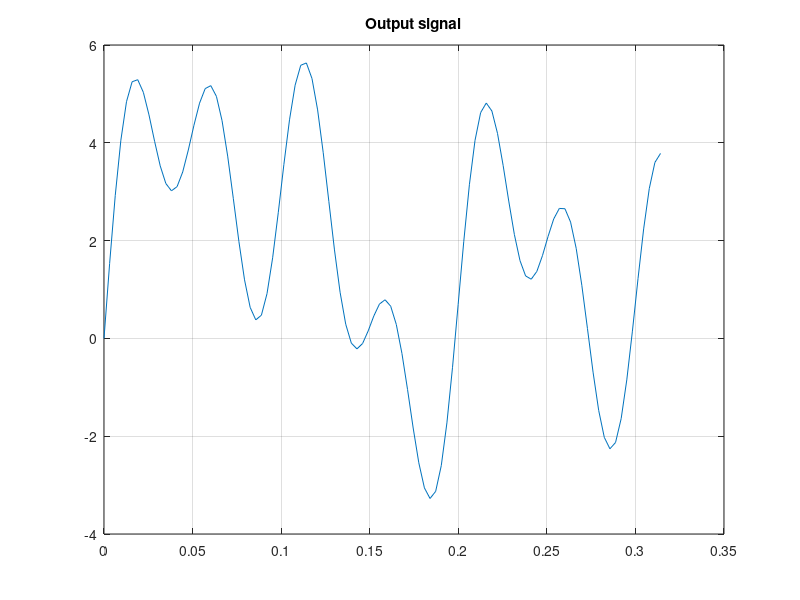

Here is the MATLAB script that generated this plot:
close all
clearvars

A = 2;                        % Amplitude          
t = linspace(0, 2*pi)/20;     % Time -> 0 - 2*pi

freq1 = 1;
x1 = A*sin(freq1*t*2*pi);

freq2 = 3;
x2 = A*sin(freq2*t*2*pi);

freq3 = 5;
x3 = A*sin(freq3*t*2*pi);

freq4 = 10;
x4 = A*sin(freq4*t*2*pi);

freq5 = 20;
x5 = A*sin(freq5*t*2*pi);

xres = x1 + x2 + x3 + x4 + x5;

plot(t,xres)
grid on
title('Output signal')
